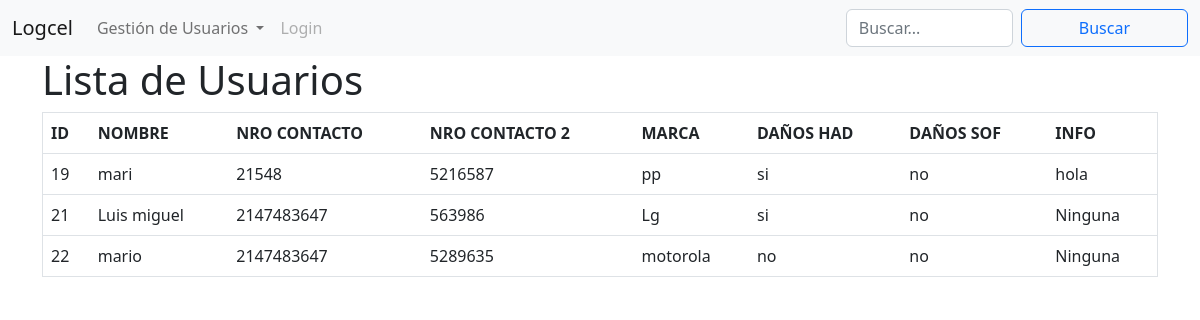
/consultaUsuarioGeneral.php, run on the app's committed database.
### tables this page shows
CREATE TABLE `logcel_usuarios` (
  `us_Id` int(11) NOT NULL,
  `us_Nombre` varchar(65) NOT NULL,
  `us_Nrocontacto` int(10) NOT NULL,
  `us_Nrocontacto_2` int(10) NOT NULL,
  `us_Marca` varchar(30) NOT NULL,
  `us_Dañoshad` varchar(2) NOT NULL,
  `us_Dañossof` varchar(2) NOT NULL,
  `us_textinfo` tinytext NOT NULL
);

### consultaUsuarioGeneral.php (the view, shortened to what this page needs)
<!DOCTYPE html>
<html lang="en">
<head>
<link href="https://cdn.jsdelivr.net/npm/bootstrap@5.2.2/dist/css/bootstrap.min.css" rel="stylesheet">
</head>
<body>
<?php
include("menu.php");
     $con=conn();
     $sql = "SELECT * FROM `Logcel_usuarios`";
     $resul = mysqli_query($con, $sql) or trigger_error("query failed" . mysqli_error($con), E_USER_ERROR);
?>
<section class="container">
    <h1>Lista de Usuarios</h1>
    <table border="1px" class="table">
        <thead class="thead-dark">
            <th>ID</th>
            <th>NOMBRE</th>
            <th>NRO CONTACTO</th>
            <th>NRO CONTACTO 2</th>
            <th>MARCA</th>
            <th>DAÑOS HAD</th>
            <th>DAÑOS SOF</th>
            <th>INFO</th>
        </thead>
        <tbody>
            <?php while($rowTotal = mysqli_fetch_assoc($resul)){?>
                    <tr >
                        <td><?php  echo $rowTotal['us_Id'];?></td>
                        <td><?php  echo $rowTotal['us_Nombre'];?></td>
                        <td><?php  echo $rowTotal['us_Nrocontacto'];?></td>
                        <td><?php  echo $rowTotal['us_Nrocontacto_2'];?></td>
                        <td><?php  echo $rowTotal['us_Marca'];?></td>
                        <td><?php  echo $rowTotal['us_Dañoshad'];?></td>
                        <td><?php  echo $rowTotal['us_Dañossof'];?></td>
                        <td><?php  echo $rowTotal['us_textinfo'];?></td>
                    </tr>
            <?php  }?>
        </tbody>
    </table>
</section>
</body>
</html>

### menu.php (shortened to what this page needs)
<!DOCTYPE html>
<html lang="en">
<head>
    <link rel="stylesheet" href="styles/styles.css">
   <link href="https://cdn.jsdelivr.net/npm/bootstrap@5.2.2/dist/css/bootstrap.min.css" rel="stylesheet">
</head>
<body>
<nav class="navbar navbar-expand-lg bg-light">
  <div class="container-fluid">
    <a class="navbar-brand" href="index.php">Logcel</a>
    <div class="collapse navbar-collapse" id="navbarSupportedContent">
      <ul class="navbar-nav me-auto mb-2 mb-lg-0">
        <li class="nav-item dropdown">
          <a class="nav-link dropdown-toggle" href="#" role="button" data-bs-toggle="dropdown" aria-expanded="false">
            Gestión de Usuarios
          </a>
        </li>
        <li class="nav-item">
          <a class="nav-link disabled">Login</a>
        </li>
      </ul>
      <form class="d-flex" role="search" action="usuarioProcesado.php">
        <input class="form-control me-2" type="search" placeholder="Buscar..." aria-label="Search">
        <button class="btn btn-outline-primary" type="submit">Buscar</button>
      </form>
    </div>
  </div>
</nav>
</body>
</html>

### styles/styles.css (style rules this page uses)
* { margin: 0; padding: 0; box-sizing: border-box; }
body { background-color: whitesmoke; }
.btn { display: flex; flex-wrap: wrap; justify-content: center; width: 100%; }

### data on the page
logcel_usuarios: us_Id "19", us_Nombre "mari", us_Nrocontacto "21548", us_Nrocontacto_2 "5216587", us_Marca "pp", us_Dañoshad "si", us_Dañossof "no", us_textinfo "hola"
logcel_usuarios: us_Id "21", us_Nombre "Luis miguel", us_Nrocontacto "2147483647", us_Nrocontacto_2 "563986", us_Marca "Lg", us_Dañoshad "si", us_Dañossof "no", us_textinfo "Ninguna"
logcel_usuarios: us_Id "22", us_Nombre "mario", us_Nrocontacto "2147483647", us_Nrocontacto_2 "5289635", us_Marca "motorola", us_Dañoshad "no", us_Dañossof "no", us_textinfo "Ninguna"
